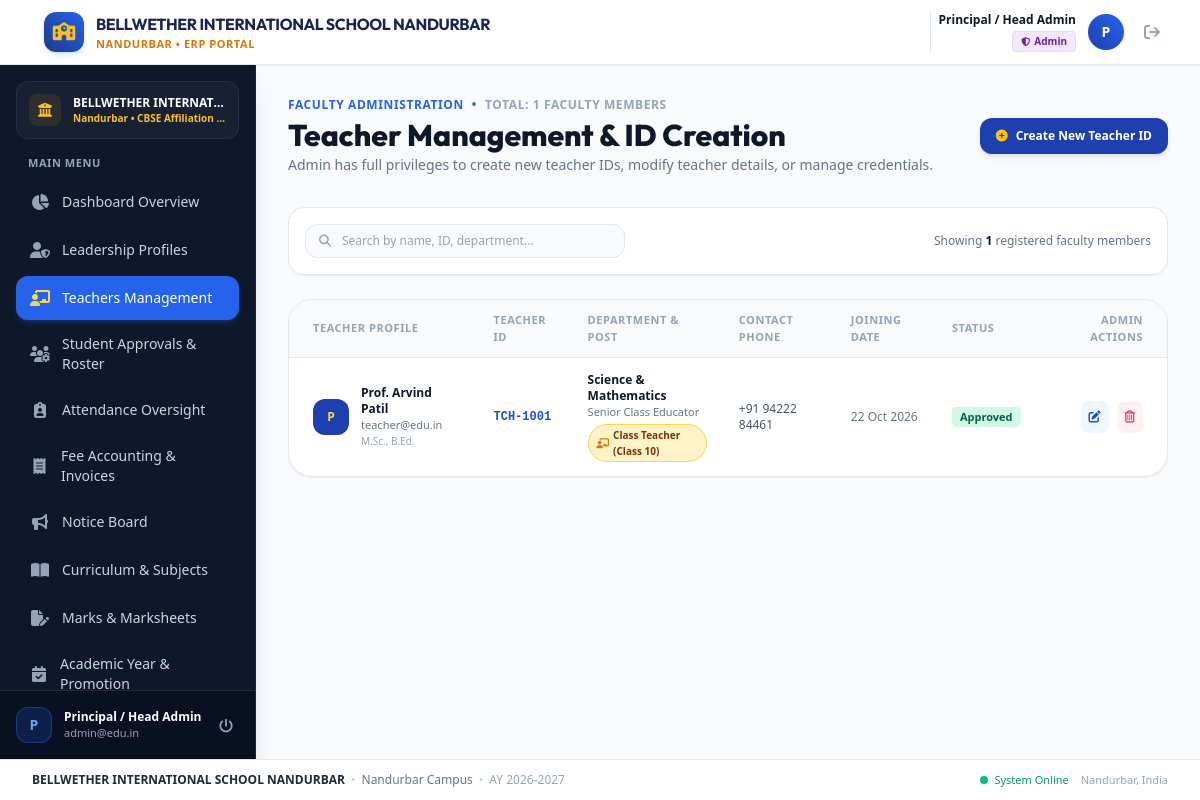
Page /admin/teachers.php (signed in) on the earlier database version.
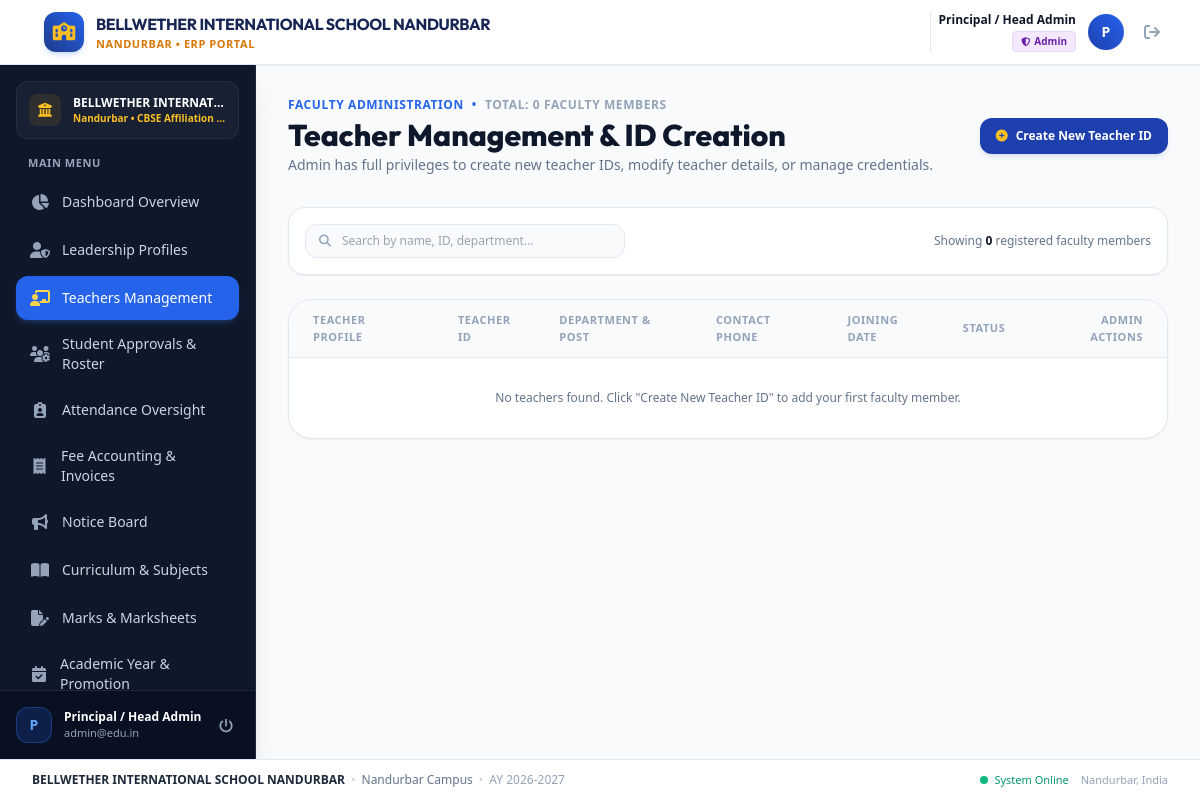
Same page on the later database version.
### tables this page shows
CREATE TABLE teachers (
            id INTEGER PRIMARY KEY AUTOINCREMENT,
            user_id INTEGER UNIQUE NOT NULL,
            teacher_code TEXT UNIQUE NOT NULL,
            full_name TEXT NOT NULL,
            gender TEXT,
            phone TEXT,
            department TEXT NOT NULL,
            designation TEXT,
            qualification TEXT,
            joining_date TEXT, assigned_class TEXT DEFAULT NULL, photo TEXT DEFAULT NULL,
            FOREIGN KEY (user_id) REFERENCES users(id) ON DELETE CASCADE
        );

CREATE TABLE "users" (
            id INTEGER PRIMARY KEY AUTOINCREMENT,
            username TEXT UNIQUE NOT NULL,
            email TEXT UNIQUE NOT NULL,
            password TEXT NOT NULL,
            role TEXT CHECK(role IN ('admin', 'principal', 'vice_principal', 'teacher', 'student')) NOT NULL,
            status TEXT CHECK(status IN ('pending', 'approved', 'rejected', 'active', 'inactive')) DEFAULT 'approved',
            created_at DATETIME DEFAULT CURRENT_TIMESTAMP,
            updated_at DATETIME DEFAULT CURRENT_TIMESTAMP
        );

### admin/teachers.php (the view, shortened to what the changed rows need)
<?php
require_once __DIR__ . '/../includes/auth.php';
$teachers = $pdo->query("
    SELECT t.*, u.username, u.email, u.status, u.created_at as user_created
    FROM teachers t
    JOIN users u ON t.user_id = u.id
    ORDER BY t.id DESC
")->fetchAll();
?>
<?php
require_once __DIR__ . '/../includes/header.php';
require_once __DIR__ . '/../includes/sidebar.php';
?>
<main class="flex-1 overflow-y-auto bg-slate-50 p-4 sm:p-6 lg:p-8">
    <div class="flex flex-col sm:flex-row sm:items-center justify-between gap-4 mb-8">
        <div>
            <div class="flex items-center space-x-2 text-xs font-bold text-blue-600 uppercase tracking-wider mb-1">
                <span>Faculty Administration</span>
                <span>&bull;</span>
                <span class="text-slate-400">Total: <?= count($teachers) ?> Faculty Members</span>
            </div>
            <h1 class="text-2xl sm:text-3xl font-extrabold text-slate-900 font-['Outfit']">
                Teacher Management &amp; ID Creation
            </h1>
        </div>
    </div>
    <div class="bg-white p-4 rounded-2xl border border-slate-200 shadow-sm mb-6 flex flex-col sm:flex-row items-center justify-between gap-4">
        <div class="text-xs text-slate-500">
            Showing <strong class="text-slate-900"><?= count($teachers) ?></strong> registered faculty members
        </div>
    </div>
    <div class="bg-white rounded-3xl border border-slate-200 shadow-sm overflow-hidden">
        <div class="overflow-x-auto">
            <table id="teachersTable" class="w-full text-left border-collapse">
                <thead>
                    <tr class="bg-slate-50 text-[11px] font-bold text-slate-400 uppercase tracking-wider border-b border-slate-200">
                        <th class="py-3 px-4 sm:px-6">Teacher Profile</th>
                        <th class="py-3 px-4">Teacher ID</th>
                        <th class="py-3 px-4">Department &amp; Post</th>
                        <th class="py-3 px-4">Contact Phone</th>
                        <th class="py-3 px-4">Joining Date</th>
                        <th class="py-3 px-4">Status</th>
                        <th class="py-3 px-4 sm:px-6 text-right">Admin Actions</th>
                    </tr>
                </thead>
                <tbody class="divide-y divide-slate-100 text-xs">
                    <?php if (empty($teachers)): ?>
                        <tr>
                            <td colspan="7" class="py-8 text-center text-slate-500">
                                No teachers found. Click "Create New Teacher ID" to add your first faculty member.
                            </td>
                        </tr>
                    <?php endif; ?>
                    <?php foreach ($teachers as $t): ?>
                        <tr class="hover:bg-slate-50/70 transition">
                            <td class="py-3.5 px-4 sm:px-6">
                                <div class="flex items-center space-x-3">
                                    <?php if (!empty($t['photo']) && file_exists(__DIR__ . '/../' . ltrim($t['photo'], '/'))): ?>
                                        <img src="<?= htmlspecialchars($t['photo']) ?>" alt="Photo" class="w-9 h-9 rounded-xl object-cover border border-amber-300 shadow-2xs shrink-0">
                                    <?php else: ?>
                                        <div class="w-9 h-9 rounded-xl bg-navy-800 text-amber-300 flex items-center justify-center font-bold text-xs shrink-0">
                                            <?= strtoupper(substr($t['full_name'], 0, 1)) ?>
                                        </div>
                                    <?php endif; ?>
                                    <div>
                                        <div class="font-bold text-slate-900"><?= htmlspecialchars($t['full_name']) ?></div>
                                        <div class="text-[11px] text-slate-500"><?= htmlspecialchars($t['email']) ?></div>
                                        <div class="text-[10px] text-slate-400"><?= htmlspecialchars($t['qualification'] ?: 'Faculty') ?></div>
                                    </div>
                                </div>
                            </td>
                            <td class="py-3.5 px-4 font-mono font-bold text-blue-700">
                                <?= htmlspecialchars($t['teacher_code']) ?>
                            </td>
                            <td class="py-3.5 px-4">
                                <div class="font-semibold text-slate-900"><?= htmlspecialchars($t['department']) ?></div>
                                <div class="text-[11px] text-slate-500"><?= htmlspecialchars($t['designation'] ?: 'Teacher') ?></div>
                                <?php if (!empty($t['assigned_class'])): ?>
                                    <div class="mt-1">
                                        <span class="inline-flex items-center px-2 py-0.5 rounded-full text-[10px] font-extrabold bg-amber-100 text-amber-900 border border-amber-300">
                                            <i class="fa-solid fa-chalkboard-user mr-1 text-amber-600"></i> Class Teacher (<?= htmlspecialchars($t['assigned_class']) ?>)
                                        </span>
                                    </div>
                                <?php endif; ?>
                            </td>
                            <td class="py-3.5 px-4 text-slate-600">
                                <?= htmlspecialchars($t['phone'] ?: 'N/A') ?>
                            </td>
                            <td class="py-3.5 px-4 text-slate-500">
                                <?= date('d M Y', strtotime($t['joining_date'] ?: $t['user_created'])) ?>
                            </td>
                            <td class="py-3.5 px-4">
                                <span class="inline-flex items-center px-2 py-0.5 rounded text-[11px] font-bold <?= $t['status'] === 'approved' ? 'bg-emerald-100 text-emerald-800' : 'bg-slate-100 text-slate-700' ?>">
                                    <?= ucfirst($t['status']) ?>
                                </span>
                            </td>
                            <td class="py-3.5 px-4 sm:px-6 text-right">
                                <div class="flex items-center justify-end space-x-2">
                                    <button type="button"
                                            onclick='openEditTeacherModal(<?= htmlspecialchars(json_encode($t), ENT_QUOTES, "UTF-8") ?>)'
                                            class="p-2 rounded-lg bg-blue-50 text-blue-700 hover:bg-blue-100 font-semibold text-xs transition" title="Edit Teacher Details">
                                        <i class="fa-solid fa-pen-to-square"></i>
                                    </button>
                                    <form method="POST" action="teachers.php" onsubmit="return confirm('Are you sure you want to delete this teacher account? This action cannot be undone.');">
                                        <button type="submit" class="p-2 rounded-lg bg-rose-50 text-rose-600 hover:bg-rose-100 text-xs transition" title="Delete Teacher">
                                            <i class="fa-regular fa-trash-can"></i>
                                        </button>
                                    </form>
                                </div>
                            </td>
                        </tr>
                    <?php endforeach; ?>
                </tbody>
            </table>
        </div>
    </div>
</main>
<?php require_once __DIR__ . '/../includes/footer.php'; ?>

### includes/sidebar.php (shortened to what the changed rows need)
<?php
$current_uri = $_SERVER['REQUEST_URI'];
$nav_items = [];
?>
<aside id="sidebar" class="fixed inset-y-0 left-0 z-40 w-64 bg-slate-900 text-slate-300 transform -translate-x-full lg:translate-x-0 lg:static lg:inset-auto transition-transform duration-200 ease-in-out flex flex-col justify-between shrink-0 shadow-xl border-r border-slate-800 no-print">
    <div class="p-4 flex-1 flex flex-col overflow-y-auto">
        <div class="space-y-1">
            <?php foreach ($nav_items as $item): ?>
                <a href="<?= $item['url'] ?>"
                   class="flex items-center justify-between px-3.5 py-2.5 rounded-xl font-medium text-sm transition-all group <?= $item['active'] ? 'bg-navy-600 text-white shadow-md shadow-blue-500/20' : 'text-slate-300 hover:bg-slate-800 hover:text-white' ?>">
                    <div class="flex items-center space-x-3">
                        <i class="<?= $item['icon'] ?> text-base w-5 text-center <?= $item['active'] ? 'text-amber-300' : 'text-slate-400 group-hover:text-blue-400' ?>"></i>
                        <span><?= $item['title'] ?></span>
                    </div>
                </a>
            <?php endforeach; ?>
        </div>
    </div>
</aside>

Differences in the rows shown:
removed teachers: full_name "P", full_name "Prof. Arvind Patil", user.email "teacher@edu.in", qualification "M.Sc., B.Ed.", teacher_code "TCH-1001", department "Science & Mathematics", designation "Senior Class Educator", assigned_class "Class 10", phone "+91 94222 84461", joining_date.created_at "22 Oct 2026", user.status "Approved"
Other differences:
count($teachers): "1" → "0"
text now shown: "No teachers found. Click \"Create New Teacher ID\" to add your first faculty member."
